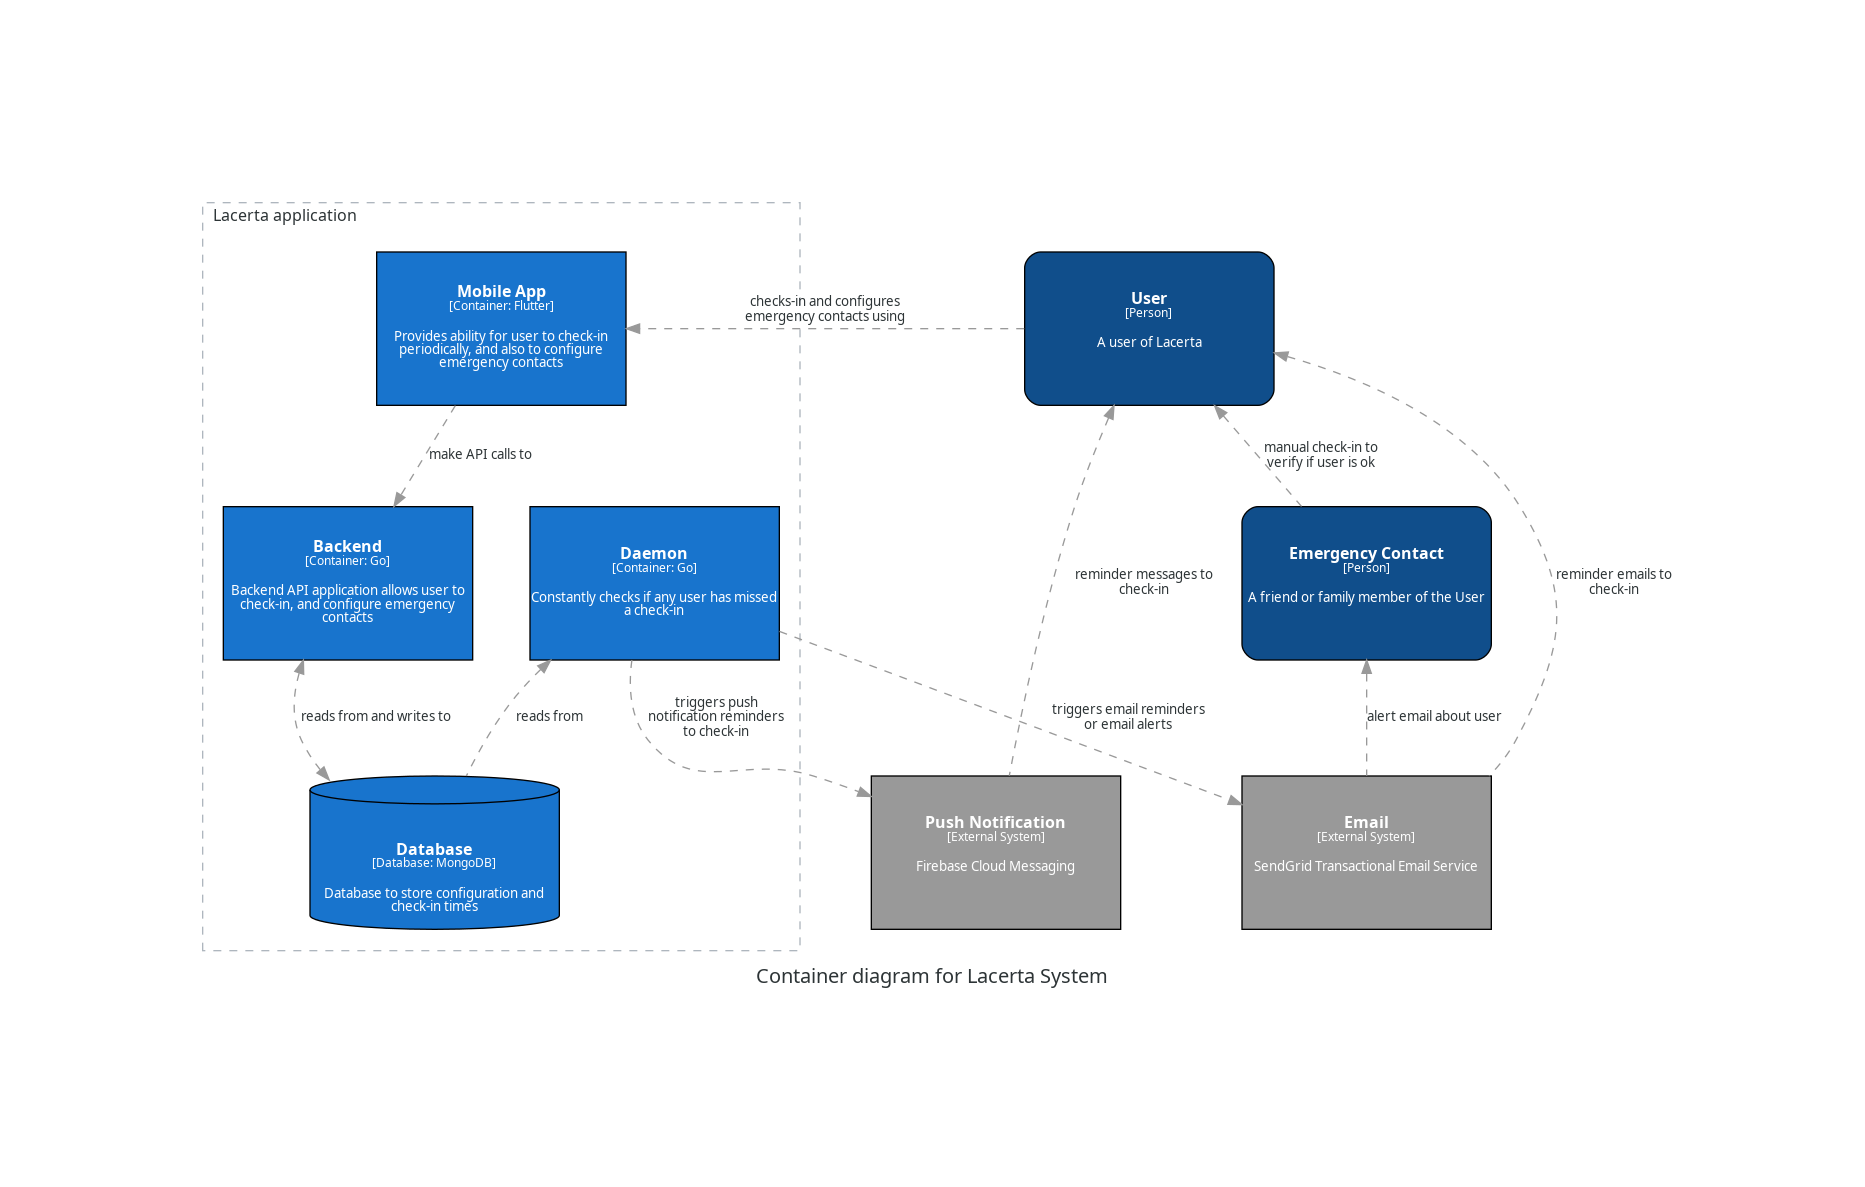

Recreate this plot in Python.
from diagrams import Diagram
from diagrams.c4 import Container, Database, Person, Relationship, SystemBoundary, System
from diagrams import Node

def main():
    graph_attr = {
        "splines": "curves",
    }
    with Diagram("Container diagram for Lacerta System", filename="container", direction="TB", graph_attr=graph_attr):
        user = Person("User", description="A user of Lacerta")
        emerg = Person("Emergency Contact", "A friend or family member of the User")
        with SystemBoundary("Lacerta application"):
            mobile_app = Container("Mobile App",
                                   technology="Flutter",
                                   description="Provides ability for user to check-in periodically, and also to configure emergency contacts")
            backend = Container("Backend",
                                technology="Go",
                                description="Backend API application allows user to check-in, and configure emergency contacts")
            daemon = Container("Daemon",
                               technology="Go",
                               description="Constantly checks if any user has missed a check-in")
            db = Database("Database",
                          technology="MongoDB",
                          description="Database to store configuration and check-in times")

        email = System("Email", description="SendGrid Transactional Email Service", external=True)
        push = System("Push Notification", description="Firebase Cloud Messaging", external=True)

        user >> Relationship("checks-in and configures emergency contacts using") >> mobile_app
        mobile_app >> Relationship("make API calls to") >> backend
        backend >> Relationship("reads from and writes to", reverse=True) >> db
        daemon << Relationship("reads from") << db
        daemon >> Relationship("triggers email reminders or email alerts") >> email
        daemon >> Relationship("triggers push notification reminders to check-in") >> push
        user << Relationship("reminder emails to check-in") << email
        user << Relationship("reminder messages to check-in") << push
        emerg << Relationship("alert email about user") << email
        user << Relationship("manual check-in to verify if user is ok") << emerg

if __name__ == "__main__":
    main()
